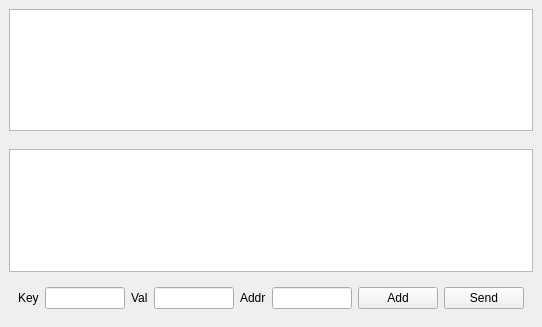
<?xml version="1.0" encoding="UTF-8"?>
<ui version="4.0">
 <class>ConsoleWidget</class>
 <widget class="QWidget" name="ConsoleWidget">
  <property name="geometry">
   <rect>
    <x>0</x>
    <y>0</y>
    <width>542</width>
    <height>327</height>
   </rect>
  </property>
  <property name="windowTitle">
   <string>Form</string>
  </property>
  <layout class="QVBoxLayout" name="verticalLayout_3">
   <property name="spacing">
    <number>0</number>
   </property>
   <property name="leftMargin">
    <number>0</number>
   </property>
   <property name="topMargin">
    <number>0</number>
   </property>
   <property name="rightMargin">
    <number>0</number>
   </property>
   <property name="bottomMargin">
    <number>0</number>
   </property>
   <item>
    <widget class="QWidget" name="widget_3" native="true">
     <layout class="QVBoxLayout" name="verticalLayout_2">
      <item>
       <widget class="QTextEdit" name="textEdit_2"/>
      </item>
     </layout>
    </widget>
   </item>
   <item>
    <widget class="QWidget" name="widget" native="true">
     <layout class="QVBoxLayout" name="verticalLayout">
      <item>
       <widget class="QPlainTextEdit" name="plainTextEdit">
        <property name="plainText">
         <string/>
        </property>
       </widget>
      </item>
      <item>
       <widget class="QWidget" name="widget_2" native="true">
        <layout class="QHBoxLayout" name="horizontalLayout">
         <item>
          <widget class="QLabel" name="label">
           <property name="text">
            <string>Key</string>
           </property>
          </widget>
         </item>
         <item>
          <widget class="QLineEdit" name="lineEdit"/>
         </item>
         <item>
          <widget class="QLabel" name="label_2">
           <property name="text">
            <string>Val</string>
           </property>
          </widget>
         </item>
         <item>
          <widget class="QLineEdit" name="lineEdit_2"/>
         </item>
         <item>
          <widget class="QLabel" name="label_3">
           <property name="text">
            <string>Addr</string>
           </property>
          </widget>
         </item>
         <item>
          <widget class="QLineEdit" name="lineEdit_addr"/>
         </item>
         <item>
          <widget class="QPushButton" name="pushButton_add_k_v">
           <property name="text">
            <string>Add</string>
           </property>
          </widget>
         </item>
         <item>
          <widget class="QPushButton" name="pushButton_send">
           <property name="text">
            <string>Send</string>
           </property>
          </widget>
         </item>
        </layout>
       </widget>
      </item>
     </layout>
    </widget>
   </item>
  </layout>
 </widget>
 <resources/>
 <connections/>
</ui>
